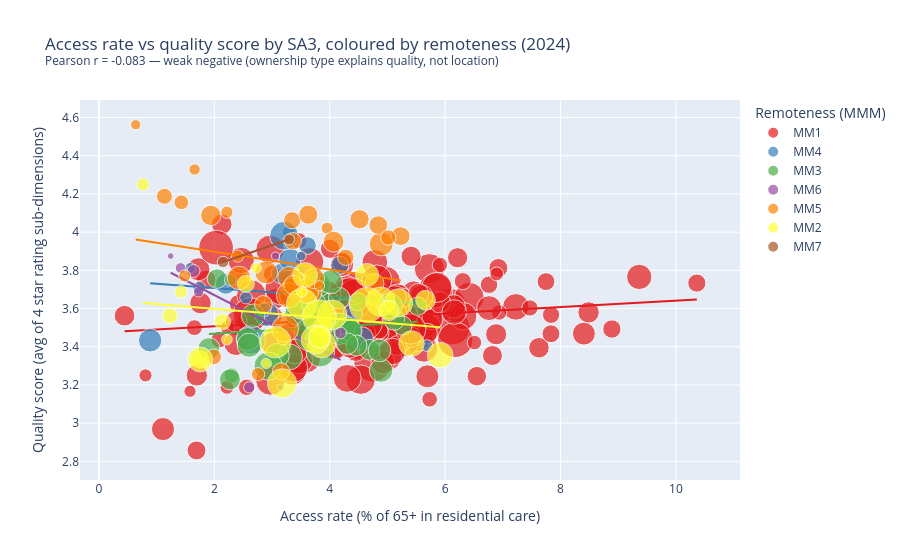

Write notebook code for a chart like this one.
### Markdown cell above
## 5. [Ch 2] Scatter: access_rate vs quality_score by MMM

> **This is the core Ch 2 chart.** The original `01_eda.ipynb` built a scatter of `access_rate vs waitlist_pressure` (Cell 65) — which is a *different* chart and does not serve Ch 2's purpose.  
> Ch 2 spec: x=access_rate, y=quality_score, colour=mmm_code, size=pop_65_plus.

**Finding confirmed here:** Pearson r = -0.069 (weak negative) — regions with higher access do not systematically have lower quality. The story is more nuanced: it's driven by *ownership type*, not geography.

### Code cell
# Ch 2 scatter: access_rate vs quality_score, colour = MMM, size = pop_65_plus
scatter_data = master.dropna(subset=['access_rate', 'quality_score', 'mmm_code', 'pop_65_plus'])

r, p = scipy_stats.pearsonr(scatter_data['access_rate'], scatter_data['quality_score'])
print(f'Pearson r (access_rate vs quality_score): {r:.3f}, p={p:.4f}')
print(f'Interpretation: {"weak negative" if r < 0 else "weak positive"} correlation')
print()

fig = px.scatter(
    scatter_data,
    x='access_rate',
    y='quality_score',
    size='pop_65_plus',
    color='mmm_code',
    hover_name='sa3_name',
    hover_data={'state': True, 'access_rate': ':.2f', 'quality_score': ':.2f',
                'pop_65_plus': ':,', 'private_share': ':.2f'},
    trendline='ols',
    size_max=30,
    title=f'Access rate vs quality score by SA3, coloured by remoteness (2024)<br>'
          f'<sup>Pearson r = {r:.3f} — weak negative (ownership type explains quality, not location)</sup>',
    labels={
        'access_rate':   'Access rate (% of 65+ in residential care)',
        'quality_score': 'Quality score (avg of 4 star rating sub-dimensions)',
        'mmm_code':      'Remoteness (MMM)'
    },
    color_discrete_sequence=px.colors.qualitative.Set1
)
fig.show()

print()
print('Summary by MMM:')
mmm_sum = scatter_data.groupby('mmm_code').agg(
    n=('sa3_code', 'count'),
    avg_access=('access_rate', 'mean'),
    avg_quality=('quality_score', 'mean'),
    avg_cgi=('care_gap_index', 'mean')
).round(3)
print(mmm_sum.to_string())

### Figure 1 — Plotly figure (JSON) as saved in the notebook; plotly's stock layout.template omitted (floating-point values rounded to 4 significant figures; data arrays with more than 128 entries replaced by an {"elided": "..."} marker saying what was removed)
{"data": [{"customdata": {"elided": "187x3 mixed values"}, "hovertemplate": "<b>%{hovertext}</b><br><br>Remoteness (MMM)=MM1<br>Access rate (% of 65+ in residential care)=%{x:.2f}<br>Quality score (avg of 4 star rating sub-dimensions)=%{y:.2f}<br>pop_65_plus=%{customdata[1]:,}<br>state=%{customdata[0]}<br>private_share=%{customdata[2]:.2f}<extra></extra>", "hovertext": {"elided": "187 str values"}, "legendgroup": "MM1", "marker": {"color": "rgb(228,26,28)", "size": {"elided": "187 float values"}, "sizemode": "area", "sizeref": 53.91, "symbol": "circle"}, "mode": "markers", "name": "MM1", "orientation": "v", "showlegend": true, "type": "scatter", "x": {"elided": "187 float values"}, "xaxis": "x", "y": {"elided": "187 float values"}, "yaxis": "y"}, {"hovertemplate": "<b>OLS trendline</b><br>quality_score = 0.0167541 * access_rate + 3.47414<br>R<sup>2</sup>=0.023484<br><br>Remoteness (MMM)=MM1<br>Access rate (% of 65+ in residential care)=%{x:.2f}<br>Quality score (avg of 4 star rating sub-dimensions)=%{y:.2f} <b>(trend)</b><extra></extra>", "legendgroup": "MM1", "marker": {"color": "rgb(228,26,28)", "symbol": "circle"}, "mode": "lines", "name": "MM1", "showlegend": false, "type": "scatter", "x": {"elided": "187 float values"}, "xaxis": "x", "y": {"elided": "187 float values"}, "yaxis": "y"}, {"customdata": [["NSW", 4432, 0], ["NSW", 25219, 0.08696], ["NSW", 8351, 0.3077], ["NSW", 13079, 0.2143], ["NSW", 11224, 0.1429], ["NSW", 22569, 0.5], ["NSW", 15069, 0.3125], ["NSW", 4615, 0.1667], ["NSW", 3676, 0], ["VIC", 13587, 0.3636], ["VIC", 15960, 0.2632], ["VIC", 22227, 0.2105], ["VIC", 8818, 0.1429], ["QLD", 11509, 0], ["QLD", 8357, 0.04545], ["QLD", 3224, 0], ["QLD", 2510, 0], ["QLD", 3766, 0], ["QLD", 4779, 0], ["QLD", 10374, 0.1875], ["SA", 8916, 0], ["SA", 4201, 0.2], ["WA", 14662, 0.03571]], "hovertemplate": "<b>%{hovertext}</b><br><br>Remoteness (MMM)=MM4<br>Access rate (% of 65+ in residential care)=%{x:.2f}<br>Quality score (avg of 4 star rating sub-dimensions)=%{y:.2f}<br>pop_65_plus=%{customdata[1]:,}<br>state=%{customdata[0]}<br>private_share=%{customdata[2]:.2f}<extra></extra>", "hovertext": ["Snowy Mountains", "South Coast", "Young - Yass", "Lachlan Valley", "Lithgow - Mudgee", "Port Stephens", "Kempsey - Nambucca", "Moree - Narrabri", "Tumut - Tumbarumba", "Baw Baw", "Gippsland - East", "Gippsland - South West", "Moira", "Tablelands (East) - Kuranda", "Darling Downs (West) - Maranoa", "Central Highlands (Qld)", "Biloela", "Beaudesert", "Bowen Basin - North", "Charters Towers - Ayr - Ingham", "Barossa", "Outback - North and East", "Wheat Belt - North"], "legendgroup": "MM4", "marker": {"color": "rgb(55,126,184)", "size": [4432.0, 25220.0, 8351.0, 13080.0, 11220.0, 22570.0, 15070.0, 4615.0, 3676.0, 13590.0, 15960.0, 22230.0, 8818.0, 11510.0, 8357.0, 3224.0, 2510.0, 3766.0, 4779.0, 10370.0, 8916.0, 4201.0, 14660.0], "sizemode": "area", "sizeref": 53.91, "symbol": "circle"}, "mode": "markers", "name": "MM4", "orientation": "v", "showlegend": true, "type": "scatter", "x": [1.737, 3.604, 4.083, 4.312, 3.163, 2.636, 4.552, 3.294, 2.775, 3.312, 2.907, 3.208, 4.173, 2.198, 3.614, 1.582, 3.506, 5.682, 2.867, 4.396, 3.69, 2.547, 0.8866], "xaxis": "x", "y": [3.708, 3.673, 3.531, 3.506, 3.783, 3.438, 3.443, 4.0, 3.594, 3.857, 3.569, 3.981, 3.826, 3.729, 3.93, 3.812, 3.875, 3.406, 3.594, 3.571, 3.698, 3.656, 3.433], "yaxis": "y"}, {"hovertemplate": "<b>OLS trendline</b><br>quality_score = -0.0229106 * access_rate + 3.75338<br>R<sup>2</sup>=0.018388<br><br>Remoteness (MMM)=MM4<br>Access rate (% of 65+ in residential care)=%{x:.2f}<br>Quality score (avg of 4 star rating sub-dimensions)=%{y:.2f} <b>(trend)</b><extra></extra>", "legendgroup": "MM4", "marker": {"color": "rgb(55,126,184)", "symbol": "circle"}, "mode": "lines", "name": "MM4", "showlegend": false, "type": "scatter", "x": [0.8866, 1.582, 1.737, 2.198, 2.547, 2.636, 2.775, 2.867, 2.907, 3.163, 3.208, 3.294, 3.312, 3.506, 3.604, 3.614, 3.69, 4.083, 4.173, 4.312, 4.396, 4.552, 5.682], "xaxis": "x", "y": [3.733, 3.717, 3.714, 3.703, 3.695, 3.693, 3.69, 3.688, 3.687, 3.681, 3.68, 3.678, 3.678, 3.673, 3.671, 3.671, 3.669, 3.66, 3.658, 3.655, 3.653, 3.649, 3.623], "yaxis": "y"}, {"customdata": [["NSW", 8766, 0], ["NSW", 9921, 0.2143], ["NSW", 11827, 0.1765], ["NSW", 15712, 0.2143], ["NSW", 23082, 0.2759], ["NSW", 4641, 0.1], ["NSW", 14933, 0.05882], ["NSW", 18048, 0], ["NSW", 12395, 0.3], ["NSW", 26813, 0.3824], ["NSW", 18169, 0.06667], ["NSW", 7798, 0.2143], ["NSW", 17858, 0.07692], ["NSW", 21921, 0.09091], ["NSW", 16704, 0.04762], ["NSW", 9103, 0.1579], ["NSW", 20093, 0.175], ["NSW", 31663, 0.1429], ["NSW", 15109, 0.5909], ["VIC", 13118, 0.1333], ["VIC", 17063, 0.09375], ["VIC", 6261, 0.5], ["VIC", 11666, 0.2083], ["VIC", 13820, 0.02], ["VIC", 11967, 0.125], ["QLD", 10359, 0.1111], ["QLD", 14930, 0.2222], ["QLD", 15430, 0.4286], ["SA", 12856, 0.04348], ["SA", 21464, 0.1333], ["SA", 15805, 0.0625], ["WA", 14577, 0.09091], ["WA", 15746, 0.25], ["WA", 4120, 0], ["WA", 11940, 0.05263], ["TAS", 12356, 0.1818], ["TAS", 12512, 0.1]], "hovertemplate": "<b>%{hovertext}</b><br><br>Remoteness (MMM)=MM3<br>Access rate (% of 65+ in residential care)=%{x:.2f}<br>Quality score (avg of 4 star rating sub-dimensions)=%{y:.2f}<br>pop_65_plus=%{customdata[1]:,}<br>state=%{customdata[0]}<br>private_share=%{customdata[2]:.2f}<extra></extra>", "hovertext": ["Goulburn - Mulwaree", "Bathurst", "Orange", "Clarence Valley", "Coffs Harbour", "Broken Hill and Far West", "Dubbo", "Lower Hunter", "Great Lakes", "Port Macquarie", "Taree - Gloucester", "Armidale", "Tamworth - Gunnedah", "Richmond Valley - Coastal", "Richmond Valley - Hinterland", "Griffith - Murrumbidgee (West)", "Wagga Wagga", "Shoalhaven", "Southern Highlands", "Wangaratta - Benalla", "Latrobe Valley", "Macedon Ranges", "Mildura", "Shepparton", "Warrnambool", "Gladstone", "Gympie - Cooloola", "Maryborough", "Eyre Peninsula and South West", "Fleurieu - Kangaroo Island", "Limestone Coast", "Augusta - Margaret River - Busselton", "Albany", "Goldfields", "Mid West", "Burnie - Ulverstone", "Devonport"], "legendgroup": "MM3", "marker": {"color": "rgb(77,175,74)", "size": [8766.0, 9921.0, 11830.0, 15710.0, 23080.0, 4641.0, 14930.0, 18050.0, 12400.0, 26810.0, 18170.0, 7798.0, 17860.0, 21920.0, 16700.0, 9103.0, 20090.0, 31660.0, 15110.0, 13120.0, 17060.0, 6261.0, 11670.0, 13820.0, 11970.0, 10360.0, 14930.0, 15430.0, 12860.0, 21460.0, 15800.0, 14580.0, 15750.0, 4120.0, 11940.0, 12360.0, 12510.0], "sizemode": "area", "sizeref": 53.91, "symbol": "circle"}, "mode": "markers", "name": "MM3", "orientation": "v", "showlegend": true, "type": "scatter", "x": [4.483, 5.262, 5.115, 3.863, 3.765, 3.598, 4.889, 3.784, 4.163, 4.162, 3.302, 3.757, 3.791, 3.837, 3.436, 5.526, 4.305, 3.679, 4.017, 4.368, 5.04, 2.3, 4.689, 4.863, 4.462, 2.047, 2.672, 3.091, 1.906, 2.93, 3.733, 2.579, 2.604, 2.282, 2.27, 4.306, 3.772], "xaxis": "x", "y": [3.635, 3.51, 3.542, 3.625, 3.55, 3.625, 3.276, 3.725, 3.655, 3.495, 3.347, 3.607, 3.449, 3.369, 3.576, 3.612, 3.484, 3.464, 3.74, 3.483, 3.614, 3.25, 3.384, 3.381, 3.406, 3.757, 3.562, 3.355, 3.391, 3.299, 3.621, 3.44, 3.408, 3.75, 3.229, 3.417, 3.438], "yaxis": "y"}, {"hovertemplate": "<b>OLS trendline</b><br>quality_score = 0.0175939 * access_rate + 3.43326<br>R<sup>2</sup>=0.013758<br><br>Remoteness (MMM)=MM3<br>Access rate (% of 65+ in residential care)=%{x:.2f}<br>Quality score (avg of 4 star rating sub-dimensions)=%{y:.2f} <b>(trend)</b><extra></extra>", "legendgroup": "MM3", "marker": {"color": "rgb(77,175,74)", "symbol": "circle"}, "mode": "lines", "name": "MM3", "showlegend": false, "type": "scatter", "x": [1.906, 2.047, 2.27, 2.282, 2.3, 2.579, 2.604, 2.672, 2.93, 3.091, 3.302, 3.436, 3.598, 3.679, 3.733, 3.757, 3.765, 3.772, 3.784, 3.791, 3.837, 3.863, 4.017, 4.162, 4.163, 4.305, 4.306, 4.368, 4.462, 4.483, 4.689, 4.863, 4.889, 5.04, 5.115, 5.262, 5.526], "xaxis": "x", "y": [3.467, 3.469, 3.473, 3.473, 3.474, 3.479, 3.479, 3.48, 3.485, 3.488, 3.491, 3.494, 3.497, 3.498, 3.499, 3.499, 3.499, 3.5, 3.5, 3.5, 3.501, 3.501, 3.504, 3.506, 3.507, 3.509, 3.509, 3.51, 3.512, 3.512, 3.516, 3.519, 3.519, 3.522, 3.523, 3.526, 3.53], "yaxis": "y"}, {"customdata": [["NSW", 4452, 0.06667], ["QLD", 3111, 0], ["WA", 1176, 0], ["WA", 1206, 0], ["WA", 3418, 0], ["TAS", 2897, 0], ["NT", 3701, 0.1053], ["NT", 1732, 0]], "hovertemplate": "<b>%{hovertext}</b><br><br>Remoteness (MMM)=MM6<br>Access rate (% of 65+ in residential care)=%{x:.2f}<br>Quality score (avg of 4 star rating sub-dimensions)=%{y:.2f}<br>pop_65_plus=%{customdata[1]:,}<br>state=%{customdata[0]}<br>private_share=%{customdata[2]:.2f}<extra></extra>", "hovertext": ["Bourke - Cobar - Coonamble", "Outback - North", "East Pilbara", "West Pilbara", "Esperance", "South East Coast", "Alice Springs", "Katherine"], "legendgroup": "MM6", "marker": {"color": "rgb(152,78,163)", "size": [4452.0, 3111.0, 1176.0, 1206.0, 3418.0, 2897.0, 3701.0, 1732.0], "sizemode": "area", "sizeref": 53.91, "symbol": "circle"}, "mode": "markers", "name": "MM6", "orientation": "v", "showlegend": true, "type": "scatter", "x": [1.64, 1.414, 3.146, 1.244, 2.604, 1.726, 4.188, 3.06], "xaxis": "x", "y": [3.797, 3.812, 3.188, 3.875, 3.188, 3.688, 3.472, 3.875], "yaxis": "y"}, {"hovertemplate": "<b>OLS trendline</b><br>quality_score = -0.154975 * access_rate + 3.98025<br>R<sup>2</sup>=0.303776<br><br>Remoteness (MMM)=MM6<br>Access rate (% of 65+ in residential care)=%{x:.2f}<br>Quality score (avg of 4 star rating sub-dimensions)=%{y:.2f} <b>(trend)</b><extra></extra>", "legendgroup": "MM6", "marker": {"color": "rgb(152,78,163)", "symbol": "circle"}, "mode": "lines", "name": "MM6", "showlegend": false, "type": "scatter", "x": [1.244, 1.414, 1.64, 1.726, 2.604, 3.06, 3.146, 4.188], "xaxis": "x", "y": [3.787, 3.761, 3.726, 3.713, 3.577, 3.506, 3.493, 3.331], "yaxis": "y"}, {"customdata": [["NSW", 5830, 0], ["NSW", 3013, 0.1429], ["NSW", 13489, 0.05263], ["NSW", 10886, 0.1905], ["NSW", 8079, 0.25], ["VIC", 7975, 0.1], ["VIC", 7886, 0.1], ["VIC", 14107, 0.4167], ["VIC", 3440, 0], ["VIC", 3895, 0.25], ["VIC", 16102, 0.1111], ["VIC", 17101, 0.2778], ["VIC", 11390, 0.1538], ["VIC", 15308, 0.07143], ["VIC", 9315, 0.05556], ["VIC", 9931, 0.06667], ["VIC", 9986, 0.05882], ["VIC", 9786, 0.15], ["QLD", 8561, 0], ["QLD", 2826, 0], ["QLD", 9524, 0], ["QLD", 11731, 0], ["QLD", 14874, 0], ["QLD", 3995, 0], ["QLD", 3905, 0.0625], ["QLD", 14144, 0], ["SA", 6302, 0], ["SA", 7271, 0], ["SA", 10029, 0.08333], ["SA", 19118, 0], ["WA", 6641, 0.1111], ["WA", 4787, 0.1], ["TAS", 6879, 0.25], ["TAS", 11195, 0], ["TAS", 2829, 0], ["TAS", 5814, 0], ["TAS", 4061, 0]], "hovertemplate": "<b>%{hovertext}</b><br><br>Remoteness (MMM)=MM5<br>Access rate (% of 65+ in residential care)=%{x:.2f}<br>Quality score (avg of 4 star rating sub-dimensions)=%{y:.2f}<br>pop_65_plus=%{customdata[1]:,}<br>state=%{customdata[0]}<br>private_share=%{customdata[2]:.2f}<extra></extra>", "hovertext": ["Upper Hunter", "Lower Murray", "Upper Murray exc. Albury", "Inverell - Tenterfield", "Wollondilly", "Creswick - Daylesford - Ballan", "Maryborough - Pyrenees", "Heathcote - Castlemaine - Kyneton", "Loddon - Elmore", "Barwon - West", "Upper Goulburn Valley", "Wodonga - Alpine", "Wellington", "Grampians", "Murray River - Swan Hill", "Campaspe", "Glenelg - Southern Grampians", "Colac - Corangamite", "Innisfail - Cassowary Coast", "Port Douglas - Daintree", "Darling Downs - East", "Granite Belt", "Ipswich Hinterland", "Whitsunday", "Far North", "Burnett", "Lower North", "Mid North", "Yorke Peninsula", "Murray and Mallee", "Manjimup", "Wheat Belt - South", "Meander Valley - West Tamar", "North East", "Central Highlands (Tas.)", "Huon - Bruny Island", "West Coast"], "legendgroup": "MM5", "marker": {"color": "rgb(255,127,0)", "size": [5830.0, 3013.0, 13490.0, 10890.0, 8079.0, 7975.0, 7886.0, 14110.0, 3440.0, 3895.0, 16100.0, 17100.0, 11390.0, 15310.0, 9315.0, 9931.0, 9986.0, 9786.0, 8561.0, 2826.0, 9524.0, 11730.0, 14870.0, 3995.0, 3905.0, 14140.0, 6302.0, 7271.0, 10030.0, 19120.0, 6641.0, 4787.0, 6879.0, 11200.0, 2829.0, 5814.0, 4061.0], "sizemode": "area", "sizeref": 53.91, "symbol": "circle"}, "mode": "markers", "name": "MM5", "orientation": "v", "showlegend": true, "type": "scatter", "x": [3.568, 3.186, 3.292, 3.353, 3.156, 3.361, 3.348, 3.665, 1.657, 3.954, 3.596, 3.292, 3.731, 4.893, 4.842, 4.773, 4.516, 3.628, 2.85, 3.822, 5.229, 4.066, 2.427, 2.403, 1.485, 2.899, 5.014, 4.277, 3.37, 3.227, 1.988, 2.757, 1.134, 1.938, 0.6363, 1.428, 2.216], "xaxis": "x", "y": [3.675, 3.438, 3.762, 3.708, 3.271, 3.953, 4.062, 3.684, 4.328, 4.021, 3.691, 3.669, 3.758, 3.938, 4.037, 3.732, 4.068, 4.092, 3.622, 3.719, 3.979, 3.95, 3.76, 3.875, 3.771, 3.789, 3.972, 3.868, 3.723, 3.494, 3.347, 3.256, 4.188, 4.088, 4.562, 4.156, 4.104], "yaxis": "y"}, {"hovertemplate": "<b>OLS trendline</b><br>quality_score = -0.046603 * access_rate + 3.99069<br>R<sup>2</sup>=0.035189<br><br>Remoteness (MMM)=MM5<br>Access rate (% of 65+ in residential care)=%{x:.2f}<br>Quality score (avg of 4 star rating sub-dimensions)=%{y:.2f} <b>(trend)</b><extra></extra>", "legendgroup": "MM5", "marker": {"color": "rgb(255,127,0)", "symbol": "circle"}, "mode": "lines", "name": "MM5", "showlegend": false, "type": "scatter", "x": [0.6363, 1.134, 1.428, 1.485, 1.657, 1.938, 1.988, 2.216, 2.403, 2.427, 2.757, 2.85, 2.899, 3.156, 3.186, 3.227, 3.292, 3.292, 3.348, 3.353, 3.361, 3.37, 3.568, 3.596, 3.628, 3.665, 3.731, 3.822, 3.954, 4.066, 4.277, 4.516, 4.773, 4.842, 4.893, 5.014, 5.229], "xaxis": "x", "y": [3.961, 3.938, 3.924, 3.921, 3.913, 3.9, 3.898, 3.887, 3.879, 3.878, 3.862, 3.858, 3.856, 3.844, 3.842, 3.84, 3.837, 3.837, 3.835, 3.834, 3.834, 3.834, 3.824, 3.823, 3.822, 3.82, 3.817, 3.813, 3.806, 3.801, 3.791, 3.78, 3.768, 3.765, 3.763, 3.757, 3.747], "yaxis": "y"}, {"customdata": [["NSW", 14292, 0.1429], ["NSW", 4445, 0.6667], ["VIC", 23245, 0.1333], ["VIC", 21268, 0.2], ["VIC", 25728, 0.7333], ["QLD", 10408, 0.6667], ["QLD", 17632, 0.3333], ["QLD", 23759, 0.1379], ["QLD", 8121, 1], ["QLD", 20772, 0.1304], ["QLD", 16643, 0.1667], ["QLD", 3183, 0.5], ["QLD", 6505, 0.3333], ["QLD", 32904, 0.2432], ["QLD", 30551, 0.129], ["QLD", 26703, 0.2174], ["QLD", 21907, 0.2381], ["SA", 16654, 0.1667], ["WA", 23037, 0.1562], ["TAS", 3157, 0], ["TAS", 13082, 0.1333], ["TAS", 10661, 0.35], ["TAS", 7779, 0], ["TAS", 10407, 0.2609], ["TAS", 4290, 0], ["TAS", 17756, 0.28], ["NT", 3122, 0], ["NT", 7102, 0.375], ["NT", 2863, 0]], "hovertemplate": "<b>%{hovertext}</b><br><br>Remoteness (MMM)=MM2<br>Access rate (% of 65+ in residential care)=%{x:.2f}<br>Quality score (avg of 4 star rating sub-dimensions)=%{y:.2f}<br>pop_65_plus=%{customdata[1]:,}<br>state=%{customdata[0]}<br>private_share=%{customdata[2]:.2f}<extra></extra>", "hovertext": ["Albury", "Hawkesbury", "Ballarat", "Bendigo", "Surf Coast - Bellarine Peninsula", "Cairns - North", "Cairns - South", "Rockhampton", "Jimboomba", "Mackay", "Bribie - Beachmere", "Caboolture Hinterland", "Noosa Hinterland", "Toowoomba", "Townsville", "Bundaberg", "Hervey Bay", "Adelaide Hills", "Bunbury", "Brighton", "Hobart - North East", "Hobart - North West", "Hobart - South and West", "Hobart Inner", "Sorell - Dodges Ferry", "Launceston", "Darwin City", "Darwin Suburbs", "Palmerston"], "legendgroup": "MM2", "marker": {"color": "rgb(255,255,51)", "size": [14290.0, 4445.0, 23240.0, 21270.0, 25730.0, 10410.0, 17630.0, 23760.0, 8121.0, 20770.0, 16640.0, 3183.0, 6505.0, 32900.0, 30550.0, 26700.0, 21910.0, 16650.0, 23040.0, 3157.0, 13080.0, 10660.0, 7779.0, 10410.0, 4290.0, 17760.0, 3122.0, 7102.0, 2863.0], "sizemode": "area", "sizeref": 53.91, "symbol": "circle"}, "mode": "markers", "name": "MM2", "orientation": "v", "showlegend": true, "type": "scatter", "x": [4.646, 0.7649, 4.883, 5.191, 3.518, 3.872, 5.416, 4.041, 1.749, 3.861, 1.754, 3.519, 1.23, 4.644, 3.82, 3.056, 3.752, 3.573, 3.173, 2.217, 3.822, 5.028, 2.545, 5.66, 1.422, 5.913, 2.723, 2.14, 2.899], "xaxis": "x", "y": [3.776, 4.25, 3.636, 3.63, 3.625, 3.5, 3.417, 3.567, 3.333, 3.414, 3.333, 3.688, 3.562, 3.619, 3.557, 3.424, 3.438, 3.776, 3.208, 3.438, 3.449, 3.589, 3.729, 3.644, 3.688, 3.356, 3.812, 3.531, 3.312], "yaxis": "y"}, {"hovertemplate": "<b>OLS trendline</b><br>quality_score = -0.0247373 * access_rate + 3.64816<br>R<sup>2</sup>=0.028277<br><br>Remoteness (MMM)=MM2<br>Access rate (% of 65+ in residential care)=%{x:.2f}<br>Quality score (avg of 4 star rating sub-dimensions)=%{y:.2f} <b>(trend)</b><extra></extra>", "legendgroup": "MM2", "marker": {"color": "rgb(255,255,51)", "symbol": "circle"}, "mode": "lines", "name": "MM2", "showlegend": false, "type": "scatter", "x": [0.7649, 1.23, 1.422, 1.749, 1.754, 2.14, 2.217, 2.545, 2.723, 2.899, 3.056, 3.173, 3.518, 3.519, 3.573, 3.752, 3.82, 3.822, 3.861, 3.872, 4.041, 4.644, 4.646, 4.883, 5.028, 5.191, 5.416, 5.66, 5.913], "xaxis": "x", "y": [3.629, 3.618, 3.613, 3.605, 3.605, 3.595, 3.593, 3.585, 3.581, 3.576, 3.573, 3.57, 3.561, 3.561, 3.56, 3.555, 3.554, 3.554, 3.553, 3.552, 3.548, 3.533, 3.533, 3.527, 3.524, 3.52, 3.514, 3.508, 3.502], "yaxis": "y"}, {"customdata": [["QLD", 3582, 0], ["WA", 3248, 0]], "hovertemplate": "<b>%{hovertext}</b><br><br>Remoteness (MMM)=MM7<br>Access rate (% of 65+ in residential care)=%{x:.2f}<br>Quality score (avg of 4 star rating sub-dimensions)=%{y:.2f}<br>pop_65_plus=%{customdata[1]:,}<br>state=%{customdata[0]}<br>private_share=%{customdata[2]:.2f}<extra></extra>", "hovertext": ["Outback - South", "Kimberley"], "legendgroup": "MM7", "marker": {"color": "rgb(166,86,40)", "size": [3582.0, 3248.0], "sizemode": "area", "sizeref": 53.91, "symbol": "circle"}, "mode": "markers", "name": "MM7", "orientation": "v", "showlegend": true, "type": "scatter", "x": [2.15, 3.294], "xaxis": "x", "y": [3.844, 3.962], "yaxis": "y"}, {"hovertemplate": "<b>OLS trendline</b><br>quality_score = 0.102899 * access_rate + 3.62255<br>R<sup>2</sup>=1.000000<br><br>Remoteness (MMM)=MM7<br>Access rate (% of 65+ in residential care)=%{x:.2f}<br>Quality score (avg of 4 star rating sub-dimensions)=%{y:.2f} <b>(trend)</b><extra></extra>", "legendgroup": "MM7", "marker": {"color": "rgb(166,86,40)", "symbol": "circle"}, "mode": "lines", "name": "MM7", "showlegend": false, "type": "scatter", "x": [2.15, 3.294], "xaxis": "x", "y": [3.844, 3.962], "yaxis": "y"}], "layout": {"legend": {"itemsizing": "constant", "title": {"text": "Remoteness (MMM)"}, "tracegroupgap": 0}, "title": {"text": "Access rate vs quality score by SA3, coloured by remoteness (2024)<br><sup>Pearson r = -0.083 — weak negative (ownership type explains quality, not location)</sup>"}, "xaxis": {"anchor": "y", "domain": [0, 1], "title": {"text": "Access rate (% of 65+ in residential care)"}}, "yaxis": {"anchor": "x", "domain": [0, 1], "title": {"text": "Quality score (avg of 4 star rating sub-dimensions)"}}}}
